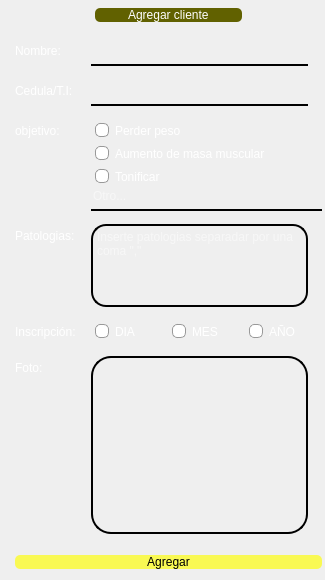
<?xml version="1.0" encoding="UTF-8"?>
<ui version="4.0">
 <class>Agregar_cliente</class>
 <widget class="QWidget" name="Agregar_cliente">
  <property name="geometry">
   <rect>
    <x>0</x>
    <y>0</y>
    <width>325</width>
    <height>580</height>
   </rect>
  </property>
  <property name="minimumSize">
   <size>
    <width>325</width>
    <height>580</height>
   </size>
  </property>
  <property name="maximumSize">
   <size>
    <width>325</width>
    <height>580</height>
   </size>
  </property>
  <property name="windowTitle">
   <string>Agregar cliente</string>
  </property>
  <property name="windowIcon">
   <iconset resource="../images/imagenes.qrc">
    <normaloff>:/imagenes/agregar.png</normaloff>:/imagenes/agregar.png</iconset>
  </property>
  <property name="styleSheet">
   <string notr="true"/>
  </property>
  <widget class="QWidget" name="widget" native="true">
   <property name="geometry">
    <rect>
     <x>-5</x>
     <y>-2</y>
     <width>331</width>
     <height>591</height>
    </rect>
   </property>
   <property name="styleSheet">
    <string notr="true">QWidget#widget {
    background-image: url(:/imagenes/gimnasio_agregar.jpg);
}</string>
   </property>
   <widget class="QWidget" name="layoutWidget">
    <property name="geometry">
     <rect>
      <x>20</x>
      <y>10</y>
      <width>307</width>
      <height>561</height>
     </rect>
    </property>
    <layout class="QVBoxLayout" name="lay_ver_principal_2">
     <item alignment="Qt::AlignHCenter">
      <widget class="QLabel" name="lbl_agregar_cliente_2">
       <property name="styleSheet">
        <string notr="true">background-color: rgb(97, 97, 0);
border-radius:5px;
padding-right:30px;
padding-left:30px;
font: 30pt &quot;Gill Sans MT Condensed&quot;;
color: rgb(255, 255, 255);</string>
       </property>
       <property name="text">
        <string>Agregar cliente</string>
       </property>
      </widget>
     </item>
     <item>
      <layout class="QFormLayout" name="lay_frm_datos_2">
       <property name="horizontalSpacing">
        <number>15</number>
       </property>
       <property name="verticalSpacing">
        <number>2</number>
       </property>
       <item row="0" column="0">
        <widget class="QLabel" name="lbl_nombre_2">
         <property name="styleSheet">
          <string notr="true">font: 11pt &quot;Gill Sans MT&quot;; color: rgb(255, 255, 255);</string>
         </property>
         <property name="text">
          <string>Nombre:</string>
         </property>
        </widget>
       </item>
       <item row="0" column="1">
        <widget class="QLineEdit" name="txt_nombre_2">
         <property name="maximumSize">
          <size>
           <width>217</width>
           <height>27</height>
          </size>
         </property>
         <property name="styleSheet">
          <string notr="true">background-color: rgba(0,0,0,0);
border: none;
border-bottom: 2px solid rgba(0, 0, 0, 255);
padding-bottom: 5px;
font: 10pt &quot;Gill Sans MT&quot;;
color: rgb(255, 255, 255);</string>
         </property>
        </widget>
       </item>
       <item row="1" column="0">
        <widget class="QLabel" name="lbl_cedula_ti_2">
         <property name="styleSheet">
          <string notr="true">font: 11pt &quot;Gill Sans MT&quot;; color: rgb(255, 255, 255);</string>
         </property>
         <property name="text">
          <string>Cedula/T.I: </string>
         </property>
        </widget>
       </item>
       <item row="1" column="1">
        <widget class="QLineEdit" name="txt_cedula_ti_2">
         <property name="maximumSize">
          <size>
           <width>217</width>
           <height>27</height>
          </size>
         </property>
         <property name="styleSheet">
          <string notr="true">background-color: rgba(0,0,0,0);
border: none;
border-bottom: 2px solid rgba(0, 0, 0, 255);
padding-bottom: 5px;
font: 10pt &quot;Gill Sans MT&quot;;
color: rgb(255, 255, 255);</string>
         </property>
        </widget>
       </item>
       <item row="2" column="0">
        <widget class="QLabel" name="lbl_objetivo_2">
         <property name="styleSheet">
          <string notr="true">font: 11pt &quot;Gill Sans MT&quot;; color: rgb(255, 255, 255);</string>
         </property>
         <property name="text">
          <string>objetivo:</string>
         </property>
        </widget>
       </item>
       <item row="2" column="1">
        <layout class="QVBoxLayout" name="lay_ver_objetivo_2">
         <property name="spacing">
          <number>0</number>
         </property>
         <item>
          <widget class="QRadioButton" name="rdb_perder_peso_2">
           <property name="styleSheet">
            <string notr="true">QRadioButton {
  background-color: transparent;
  padding: 4px;
  color: #333333;
font: 9pt &quot;Gill Sans MT&quot;;
color: rgb(255, 255, 255);
}
QRadioButton::indicator {
  width: 12px;
  height: 12px;
  border-radius: 5px;
color: rgb(255, 255, 255);
}

QRadioButton:indicator:checked:hover{
  background-color: rgb(34, 34, 255);
color: rgb(255, 255, 255);
}


QRadioButton::indicator:unchecked {
  border: 1px solid #999999;
  background-color: #FFFFFF;
color: rgb(255, 255, 255);
}

QRadioButton::indicator:hover:unchecked {
  border: 1px solid rgb(32, 54, 255);
  background-color: #FFFFFF;
color: rgb(255, 255, 255);
}

QRadioButton::indicator:checked {
  border: 1px solid rgb(0, 0, 0);
  background-color: rgb(139, 49, 184);
color: rgb(255, 255, 255);
} </string>
           </property>
           <property name="text">
            <string>Perder peso</string>
           </property>
           <attribute name="buttonGroup">
            <string notr="true">btn_group_objetivo</string>
           </attribute>
          </widget>
         </item>
         <item>
          <widget class="QRadioButton" name="rdb_volumen_2">
           <property name="styleSheet">
            <string notr="true">QRadioButton {
  background-color: transparent;
  padding: 4px;
  color: #333333;
font: 9pt &quot;Gill Sans MT&quot;;
color: rgb(255, 255, 255);
}
QRadioButton::indicator {
  width: 12px;
  height: 12px;
  border-radius: 5px;
color: rgb(255, 255, 255);
}

QRadioButton:indicator:checked:hover{
  background-color: rgb(34, 34, 255);
color: rgb(255, 255, 255);
}


QRadioButton::indicator:unchecked {
  border: 1px solid #999999;
  background-color: #FFFFFF;
color: rgb(255, 255, 255);
}

QRadioButton::indicator:hover:unchecked {
  border: 1px solid rgb(32, 54, 255);
  background-color: #FFFFFF;
color: rgb(255, 255, 255);
}

QRadioButton::indicator:checked {
  border: 1px solid rgb(0, 0, 0);
  background-color: rgb(139, 49, 184);
color: rgb(255, 255, 255);
} </string>
           </property>
           <property name="text">
            <string>Aumento de masa muscular</string>
           </property>
           <attribute name="buttonGroup">
            <string notr="true">btn_group_objetivo</string>
           </attribute>
          </widget>
         </item>
         <item>
          <widget class="QRadioButton" name="rdb_tonificar_2">
           <property name="styleSheet">
            <string notr="true">QRadioButton {
  background-color: transparent;
  padding: 4px;
  color: #333333;
font: 9pt &quot;Gill Sans MT&quot;;
color: rgb(255, 255, 255);
}
QRadioButton::indicator {
  width: 12px;
  height: 12px;
  border-radius: 5px;
color: rgb(255, 255, 255);
}

QRadioButton:indicator:checked:hover{
  background-color: rgb(34, 34, 255);
color: rgb(255, 255, 255);
}


QRadioButton::indicator:unchecked {
  border: 1px solid #999999;
  background-color: #FFFFFF;
color: rgb(255, 255, 255);
}

QRadioButton::indicator:hover:unchecked {
  border: 1px solid rgb(32, 54, 255);
  background-color: #FFFFFF;
color: rgb(255, 255, 255);
}

QRadioButton::indicator:checked {
  border: 1px solid rgb(0, 0, 0);
  background-color: rgb(139, 49, 184);
color: rgb(255, 255, 255);
} </string>
           </property>
           <property name="text">
            <string>Tonificar</string>
           </property>
           <attribute name="buttonGroup">
            <string notr="true">btn_group_objetivo</string>
           </attribute>
          </widget>
         </item>
         <item>
          <widget class="QLineEdit" name="txt_otra_patologia_2">
           <property name="styleSheet">
            <string notr="true">background-color: rgba(0,0,0,0);
border: none;
border-bottom: 2px solid rgba(0, 0, 0, 255);
padding-bottom: 5px;
font: 10pt &quot;Gill Sans MT&quot;;
color: rgb(255, 255, 255);</string>
           </property>
           <property name="placeholderText">
            <string>Otro...</string>
           </property>
          </widget>
         </item>
        </layout>
       </item>
       <item row="3" column="0">
        <widget class="QLabel" name="lbl_patologias_2">
         <property name="styleSheet">
          <string notr="true">font: 11pt &quot;Gill Sans MT&quot;; color: rgb(255, 255, 255);</string>
         </property>
         <property name="text">
          <string>Patologias:</string>
         </property>
        </widget>
       </item>
       <item row="3" column="1">
        <widget class="QPlainTextEdit" name="txt_patologias_2">
         <property name="minimumSize">
          <size>
           <width>217</width>
           <height>83</height>
          </size>
         </property>
         <property name="maximumSize">
          <size>
           <width>217</width>
           <height>83</height>
          </size>
         </property>
         <property name="styleSheet">
          <string notr="true">background-color: rgba(0,0,0,0);
border: none;
border: 2px solid rgba(0, 0, 0, 255);
border-radius:15px;
padding-bottom: 5px;
font: 10pt &quot;Gill Sans MT&quot;;
color: rgb(255, 255, 255);</string>
         </property>
         <property name="placeholderText">
          <string>Inserte patologias separadar por una coma &quot;,&quot;</string>
         </property>
        </widget>
       </item>
       <item row="4" column="0">
        <widget class="QLabel" name="lbl_inscripcion_2">
         <property name="styleSheet">
          <string notr="true">font: 11pt &quot;Gill Sans MT&quot;; color: rgb(255, 255, 255);</string>
         </property>
         <property name="text">
          <string>Inscripción:</string>
         </property>
        </widget>
       </item>
       <item row="4" column="1">
        <layout class="QHBoxLayout" name="lay_hor_inscripcion_2">
         <item>
          <widget class="QRadioButton" name="rdb_dia_2">
           <property name="styleSheet">
            <string notr="true">QRadioButton {
  background-color: transparent;
  padding: 4px;
  color: #333333;
font: 9pt &quot;Gill Sans MT&quot;;
color: rgb(255, 255, 255);
}
QRadioButton::indicator {
  width: 12px;
  height: 12px;
  border-radius: 5px;
color: rgb(255, 255, 255);
}

QRadioButton:indicator:checked:hover{
  background-color: rgb(34, 34, 255);
color: rgb(255, 255, 255);
}


QRadioButton::indicator:unchecked {
  border: 1px solid #999999;
  background-color: #FFFFFF;
color: rgb(255, 255, 255);
}

QRadioButton::indicator:hover:unchecked {
  border: 1px solid rgb(32, 54, 255);
  background-color: #FFFFFF;
color: rgb(255, 255, 255);
}

QRadioButton::indicator:checked {
  border: 1px solid rgb(0, 0, 0);
  background-color: rgb(139, 49, 184);
color: rgb(255, 255, 255);
} </string>
           </property>
           <property name="text">
            <string>DIA</string>
           </property>
           <attribute name="buttonGroup">
            <string notr="true">btn_group_inscripcion</string>
           </attribute>
          </widget>
         </item>
         <item>
          <widget class="QRadioButton" name="rdb_mes_2">
           <property name="styleSheet">
            <string notr="true">QRadioButton {
  background-color: transparent;
  padding: 4px;
  color: #333333;
font: 9pt &quot;Gill Sans MT&quot;;
color: rgb(255, 255, 255);
}
QRadioButton::indicator {
  width: 12px;
  height: 12px;
  border-radius: 5px;
color: rgb(255, 255, 255);
}

QRadioButton:indicator:checked:hover{
  background-color: rgb(34, 34, 255);
color: rgb(255, 255, 255);
}


QRadioButton::indicator:unchecked {
  border: 1px solid #999999;
  background-color: #FFFFFF;
color: rgb(255, 255, 255);
}

QRadioButton::indicator:hover:unchecked {
  border: 1px solid rgb(32, 54, 255);
  background-color: #FFFFFF;
color: rgb(255, 255, 255);
}

QRadioButton::indicator:checked {
  border: 1px solid rgb(0, 0, 0);
  background-color: rgb(139, 49, 184);
color: rgb(255, 255, 255);
} </string>
           </property>
           <property name="text">
            <string>MES</string>
           </property>
           <attribute name="buttonGroup">
            <string notr="true">btn_group_inscripcion</string>
           </attribute>
          </widget>
         </item>
         <item>
          <widget class="QRadioButton" name="rdb_anual_2">
           <property name="styleSheet">
            <string notr="true">QRadioButton {
  background-color: transparent;
  padding: 4px;
  color: #333333;
font: 9pt &quot;Gill Sans MT&quot;;
color: rgb(255, 255, 255);
}
QRadioButton::indicator {
  width: 12px;
  height: 12px;
  border-radius: 5px;
color: rgb(255, 255, 255);
}

QRadioButton:indicator:checked:hover{
  background-color: rgb(34, 34, 255);
color: rgb(255, 255, 255);
}


QRadioButton::indicator:unchecked {
  border: 1px solid #999999;
  background-color: #FFFFFF;
color: rgb(255, 255, 255);
}

QRadioButton::indicator:hover:unchecked {
  border: 1px solid rgb(32, 54, 255);
  background-color: #FFFFFF;
color: rgb(255, 255, 255);
}

QRadioButton::indicator:checked {
  border: 1px solid rgb(0, 0, 0);
  background-color: rgb(139, 49, 184);
color: rgb(255, 255, 255);
} </string>
           </property>
           <property name="text">
            <string>AÑO</string>
           </property>
           <attribute name="buttonGroup">
            <string notr="true">btn_group_inscripcion</string>
           </attribute>
          </widget>
         </item>
        </layout>
       </item>
       <item row="5" column="0">
        <widget class="QLabel" name="lbl_foto_2">
         <property name="styleSheet">
          <string notr="true">font: 11pt &quot;Gill Sans MT&quot;; color: rgb(255, 255, 255);</string>
         </property>
         <property name="text">
          <string>Foto:</string>
         </property>
        </widget>
       </item>
       <item row="5" column="1">
        <widget class="QLabel" name="lbl_foto_cliente_2">
         <property name="minimumSize">
          <size>
           <width>217</width>
           <height>178</height>
          </size>
         </property>
         <property name="maximumSize">
          <size>
           <width>217</width>
           <height>178</height>
          </size>
         </property>
         <property name="styleSheet">
          <string notr="true">background-color: rgba(0,0,0,0);
border: 2px solid rgba(0, 0, 0, 255);
border-radius:20px;
padding:10px 20px 10px 20px;</string>
         </property>
         <property name="text">
          <string/>
         </property>
         <property name="pixmap">
          <pixmap resource="../images/imagenes.qrc">:/imagenes/agregar.png</pixmap>
         </property>
         <property name="scaledContents">
          <bool>true</bool>
         </property>
        </widget>
       </item>
      </layout>
     </item>
     <item>
      <widget class="QPushButton" name="btn_agregar_cliente">
       <property name="styleSheet">
        <string notr="true">QPushButton#btn_agregar_cliente {
	background-color: rgba(255, 255, 0, 166);
	border-radius: 5px;
	
	font: 15pt &quot;Gill Sans MT Condensed&quot;;
}

QPushButton#btn_agregar_cliente:hover {
	background-color: rgba(255, 255, 0, 225);
	border-radius:5px;
	
	font: 15pt &quot;Gill Sans MT Condensed&quot;;
}

QPushButton#btn_agregar_cliente:pressed {
	background-color: rgba(170, 85, 0, 225);
	border-radius: 5px;
	
	font: 15pt &quot;Gill Sans MT Condensed&quot;;
}</string>
       </property>
       <property name="text">
        <string>Agregar</string>
       </property>
      </widget>
     </item>
    </layout>
   </widget>
  </widget>
 </widget>
 <resources>
  <include location="../images/imagenes.qrc"/>
  <include location="../../../../../../.designer/images/imagenes.qrc"/>
 </resources>
 <connections/>
 <buttongroups>
  <buttongroup name="btn_group_inscripcion"/>
  <buttongroup name="btn_group_objetivo"/>
 </buttongroups>
</ui>
